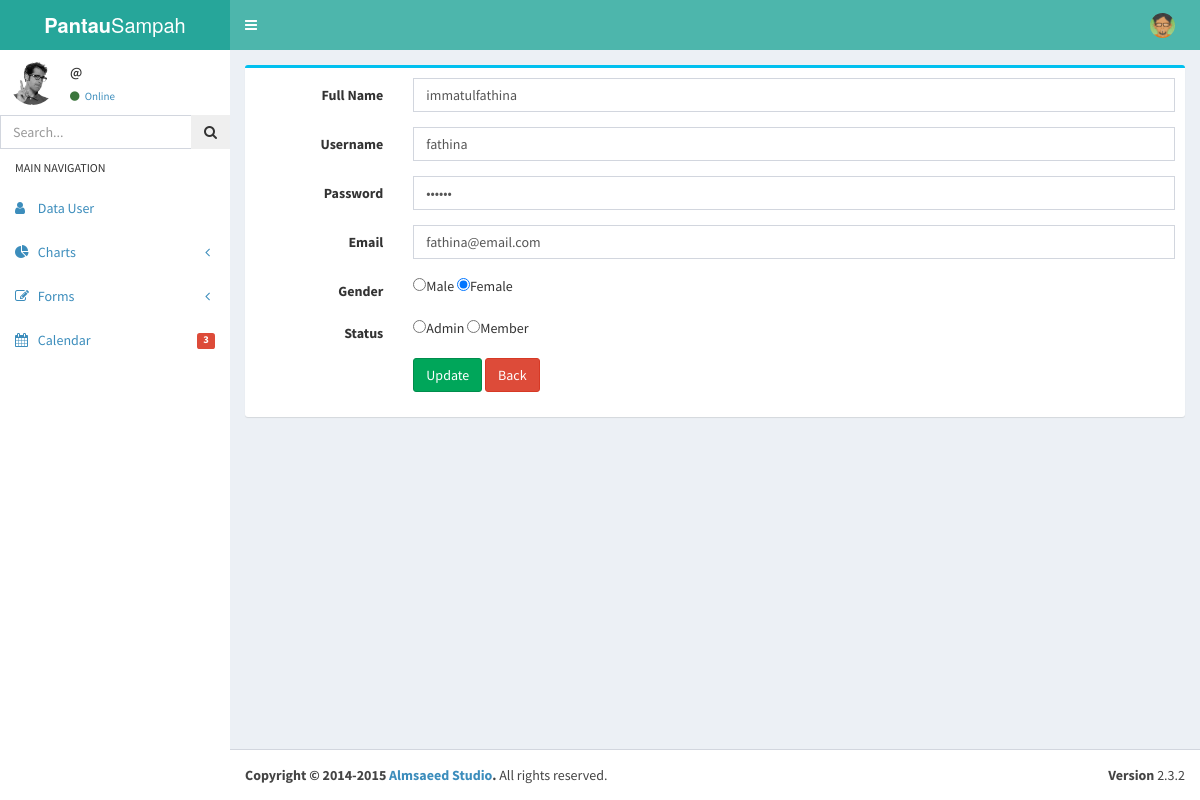
The page /index.php/crud/edit/47 on the database its author committed.
### tables this page shows
CREATE TABLE IF NOT EXISTS `user` (
  `id` int(11) NOT NULL AUTO_INCREMENT,
  `nama` varchar(50) NOT NULL,
  `username` varchar(50) NOT NULL,
  `password` varchar(50) NOT NULL,
  `email` varchar(50) NOT NULL,
  `bio` text NOT NULL,
  `born_date` date NOT NULL,
  `gender` varchar(8) DEFAULT NULL,
  `file` varchar(200) DEFAULT NULL,
  `ext` varchar(8) DEFAULT NULL,
  `input_total` double NOT NULL,
  `role_id` int(2) NOT NULL,
  `create_at` timestamp NOT NULL DEFAULT CURRENT_TIMESTAMP,
  `edit_at` timestamp NOT NULL DEFAULT '0000-00-00 00:00:00',
  PRIMARY KEY (`id`),
  KEY `role_id` (`role_id`)
);

### application/controllers/Crud.php (called while the page is built, shortened)
<?php
class crud extends CI_Controller
{
	function __construct()
	{
		$this->load->library('form_validation');
		$this->load->model('crudmodel');
	}
	public function edit()
	{
	    $kd = $this->uri->segment(3);
		$dt = $this->crudmodel->edit_m($kd);
		$data['nama'] = $dt->nama;
		$data['username'] = $dt->username;
		$data['password'] = $dt->password;
		$data['email'] = $dt->email;
		$data['gender'] = $dt->gender;
		$data['role_id'] = $dt->role_id;
		$data['id'] = $kd;
		$this->load->view('templateadmin/editform', $data);
	}
}

### index.php (called while the page is built, shortened)
<?php
require_once BASEPATH.'core/CodeIgniter.php';

### application/models/Crudmodel.php (called while the page is built, shortened)
<?php
class crudmodel extends CI_Model
{
	public function edit_m($a)
	{
       	$d = $this->db->get_where('user', array('id' => $a))->row();
 		return $d;
    }
}

### application/views/templateadmin/editform.php (the view, shortened to what this page needs)
<div class="content-wrapper">
  <div class="content-header">
    <div class="box box-info">
      <div class="box-body">
                   <?php echo form_open('crud/update','class="form-horizontal"');
                    echo validation_errors();?>
          <div class="form-group">
            <label class="col-sm-2 control-label">Full Name</label>
            <div class="col-sm-10">
                <input type="text" class="form-control" name="nama" value="<?php echo $nama ?>">
            </div>
          </div>
          <div class="form-group">
            <label class="col-sm-2 control-label">Username</label>
            <div class="col-sm-10">
                <input type="text" class="form-control" name="username" value="<?php echo $username ?>">
            </div>
          </div>
          <div class="form-group">
            <label class="col-sm-2 control-label">Password</label>
            <div class="col-sm-10">
                <input type="password" class="form-control" name="password" value="<?php echo $password ?>">
            </div>
          </div>
          <div class="form-group">
            <label class="col-sm-2 control-label">Email</label>
            <div class="col-sm-10">
                <input type="text" class="form-control" name="email" value="<?php echo $email ?>">
            </div>
          </div>
          <div class="form-group">
            <label class="col-sm-2 control-label">Gender</label>
            <div class="col-sm-10">
                <input type="radio" name="gender" <?php if (isset($gender) && $gender=="male") echo "checked";?> value="male"/>Male
                <input type="radio" name="gender" <?php if (isset($gender) && $gender=="female") echo "checked";?> value="female"/>Female
            </div>
          </div>
          <div class="form-group">
            <label class="col-sm-2 control-label">Status</label>
            <div class="col-sm-10">
                <input type="radio" name="role" <?php if (isset($role) && $role=="1") echo "checked";?> value="1"/>Admin
                <input type="radio" name="role" <?php if (isset($role) && $role=="2") echo "checked";?> value="2" />Member
            </div>
          </div>
          <div class="form-group">
            <div class="col-sm-offset-2 col-sm-10">
                <input type="submit" class="btn btn-success" name="mit" value="Update">
                <a href="<?php echo site_url('crud') ?>" class="btn btn-danger" >Back</a>
            </div>
          </div>
      </div>
    </div>
  </div>
</div>
</div>

### rows shown on the page
user: nama "immatulfathina", username "fathina", email "fathina@email.com", gender "☑"
